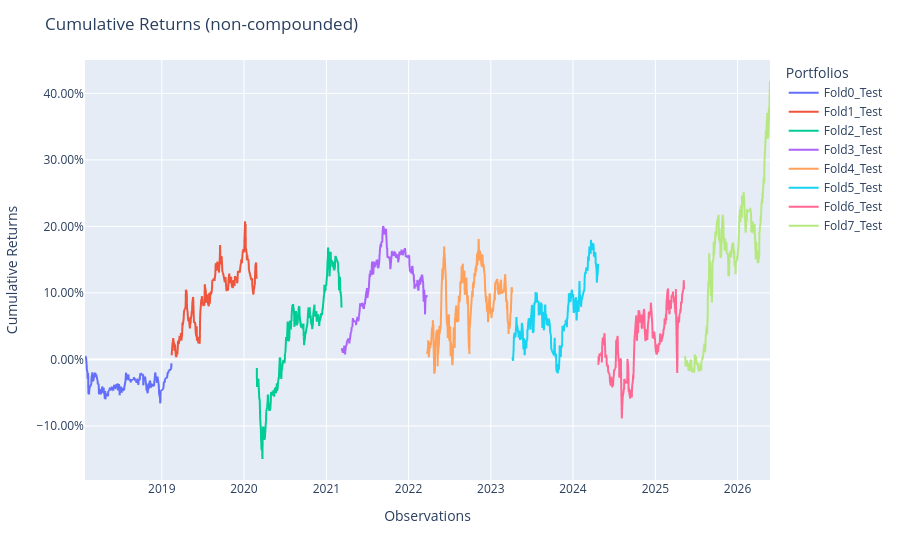

The cell this chart's notebook holds for it:
### Code cell
oos_pop = Population([fold['test'] for fold in fold_real])
oos_pop.plot_cumulative_returns()

### Figure 1 — Plotly figure (JSON) as saved in the notebook; plotly's stock layout.template omitted (floating-point values rounded to 4 significant figures; data arrays with more than 128 entries replaced by an {"elided": "..."} marker saying what was removed)
{"data": [{"hovertemplate": "variable=Fold0_Test<br>index=%{x}<br>value=%{y}<extra></extra>", "legendgroup": "Fold0_Test", "line": {"color": "#636efa", "dash": "solid"}, "marker": {"symbol": "circle"}, "mode": "lines", "name": "Fold0_Test", "showlegend": true, "type": "scattergl", "x": {"elided": "2016 str values"}, "xaxis": "x", "y": {"elided": "2016 float values"}, "yaxis": "y"}, {"hovertemplate": "variable=Fold1_Test<br>index=%{x}<br>value=%{y}<extra></extra>", "legendgroup": "Fold1_Test", "line": {"color": "#EF553B", "dash": "solid"}, "marker": {"symbol": "circle"}, "mode": "lines", "name": "Fold1_Test", "showlegend": true, "type": "scattergl", "x": {"elided": "2016 str values"}, "xaxis": "x", "y": {"elided": "2016 float values"}, "yaxis": "y"}, {"hovertemplate": "variable=Fold2_Test<br>index=%{x}<br>value=%{y}<extra></extra>", "legendgroup": "Fold2_Test", "line": {"color": "#00cc96", "dash": "solid"}, "marker": {"symbol": "circle"}, "mode": "lines", "name": "Fold2_Test", "showlegend": true, "type": "scattergl", "x": {"elided": "2016 str values"}, "xaxis": "x", "y": {"elided": "2016 float values"}, "yaxis": "y"}, {"hovertemplate": "variable=Fold3_Test<br>index=%{x}<br>value=%{y}<extra></extra>", "legendgroup": "Fold3_Test", "line": {"color": "#ab63fa", "dash": "solid"}, "marker": {"symbol": "circle"}, "mode": "lines", "name": "Fold3_Test", "showlegend": true, "type": "scattergl", "x": {"elided": "2016 str values"}, "xaxis": "x", "y": {"elided": "2016 float values"}, "yaxis": "y"}, {"hovertemplate": "variable=Fold4_Test<br>index=%{x}<br>value=%{y}<extra></extra>", "legendgroup": "Fold4_Test", "line": {"color": "#FFA15A", "dash": "solid"}, "marker": {"symbol": "circle"}, "mode": "lines", "name": "Fold4_Test", "showlegend": true, "type": "scattergl", "x": {"elided": "2016 str values"}, "xaxis": "x", "y": {"elided": "2016 float values"}, "yaxis": "y"}, {"hovertemplate": "variable=Fold5_Test<br>index=%{x}<br>value=%{y}<extra></extra>", "legendgroup": "Fold5_Test", "line": {"color": "#19d3f3", "dash": "solid"}, "marker": {"symbol": "circle"}, "mode": "lines", "name": "Fold5_Test", "showlegend": true, "type": "scattergl", "x": {"elided": "2016 str values"}, "xaxis": "x", "y": {"elided": "2016 float values"}, "yaxis": "y"}, {"hovertemplate": "variable=Fold6_Test<br>index=%{x}<br>value=%{y}<extra></extra>", "legendgroup": "Fold6_Test", "line": {"color": "#FF6692", "dash": "solid"}, "marker": {"symbol": "circle"}, "mode": "lines", "name": "Fold6_Test", "showlegend": true, "type": "scattergl", "x": {"elided": "2016 str values"}, "xaxis": "x", "y": {"elided": "2016 float values"}, "yaxis": "y"}, {"hovertemplate": "variable=Fold7_Test<br>index=%{x}<br>value=%{y}<extra></extra>", "legendgroup": "Fold7_Test", "line": {"color": "#B6E880", "dash": "solid"}, "marker": {"symbol": "circle"}, "mode": "lines", "name": "Fold7_Test", "showlegend": true, "type": "scattergl", "x": {"elided": "2016 str values"}, "xaxis": "x", "y": {"elided": "2016 float values"}, "yaxis": "y"}], "layout": {"legend": {"title": {"text": "Portfolios"}, "tracegroupgap": 0}, "margin": {"t": 60}, "title": {"text": "Cumulative Returns (non-compounded)"}, "xaxis": {"anchor": "y", "domain": [0, 1], "title": {"text": "Observations"}}, "yaxis": {"anchor": "x", "domain": [0, 1], "tickformat": ".2%", "title": {"text": "Cumulative Returns"}}}}
